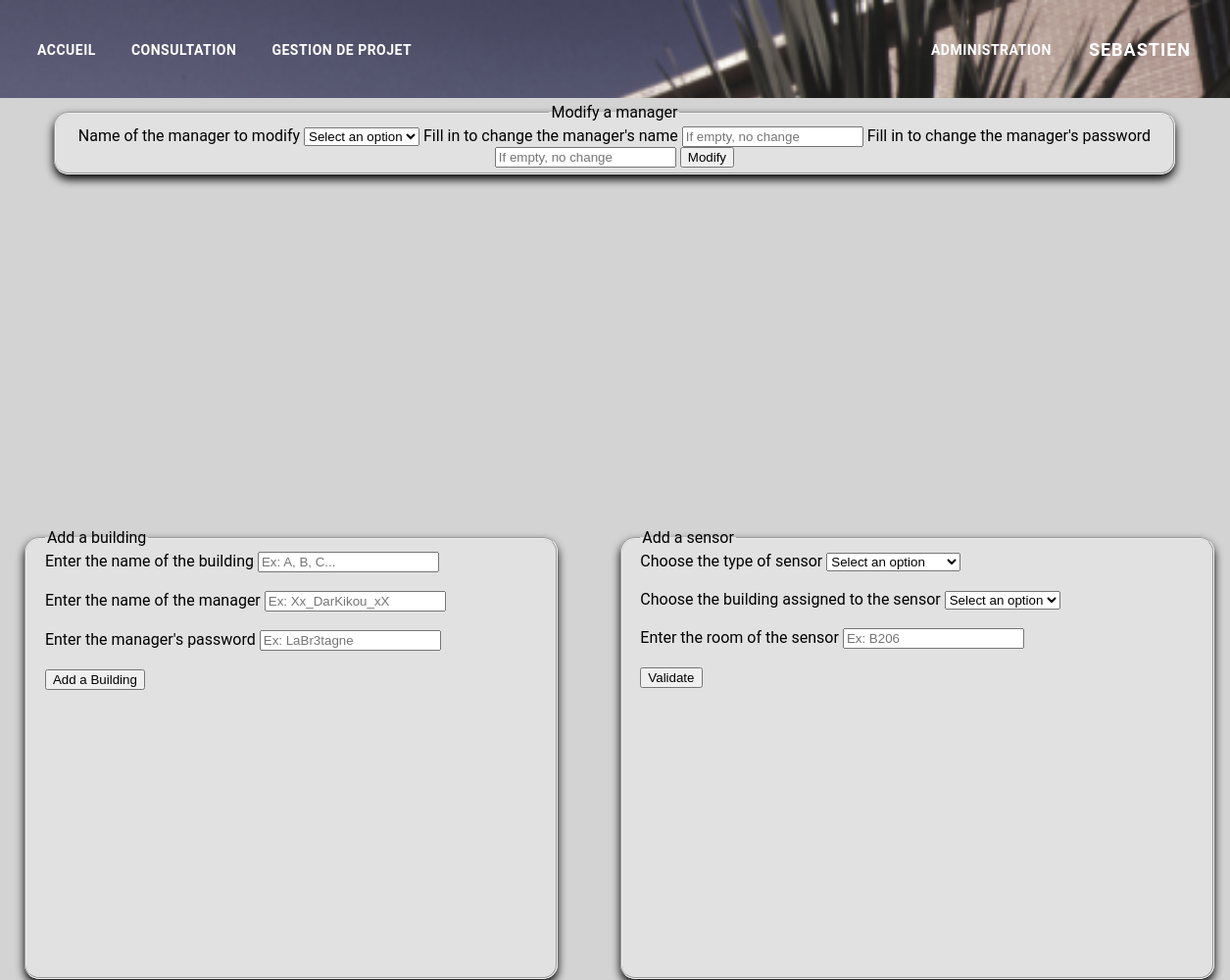
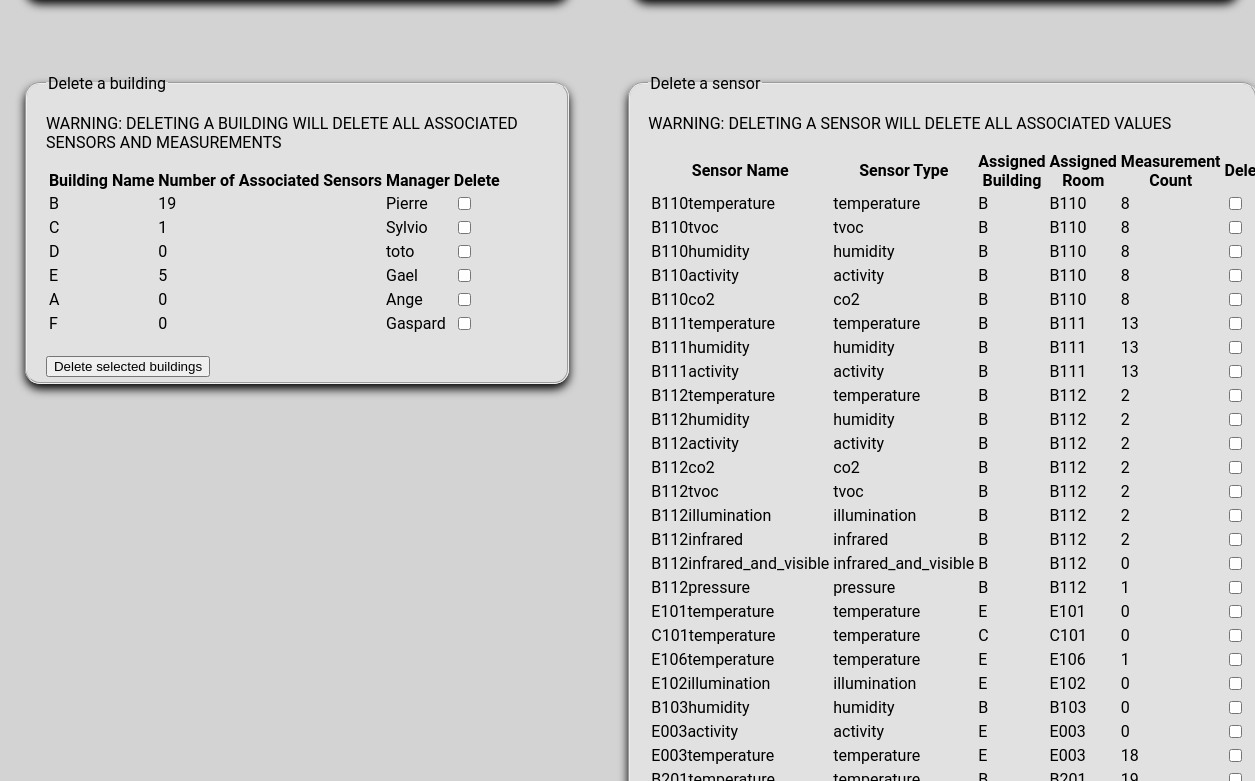
Screenshot of /admin.php (signed in) with the database file from the repository (2 pictures, top to bottom).
### tables this page shows
CREATE TABLE `batiment` (
  `id_batiment` int(1) NOT NULL,
  `nom_bat` varchar(20) NOT NULL,
  `login_gest` varchar(50) NOT NULL,
  `mdp_gest` varchar(100) NOT NULL
);

CREATE TABLE `capteur` (
  `id_capteur` int(16) NOT NULL,
  `nom_capteur` varchar(25) NOT NULL,
  `type_capteur` varchar(20) NOT NULL,
  `Salle` varchar(4) NOT NULL,
  `id_batiment` int(1) NOT NULL
);

### admin.php (the view, shortened to what this page needs)
<!DOCTYPE html>
<html lang="en">
<head>
    <link rel="stylesheet" href="styles/style.css">
</head>
<body>
    <?php require('header.php');?>
    <fieldset class="add_b">
        <legend>Add a building</legend>
    <form method="POST" action="script_admin.php">
        <label for="nom_bat">Enter the name of the building</label>
        <input type="text" id="nom_bat" name="nom_bat" placeholder="Ex: A, B, C..." required><br><br>
        <label for="login_gest">Enter the name of the manager</label>
        <input type="text" id="login_gest" name="login_gest" placeholder="Ex: Xx_DarKikou_xX" required><br><br>
        <label for="mdp_gest">Enter the manager's password</label>
        <input type="password" id="mdp_gest" name="mdp_gest" placeholder="Ex: LaBr3tagne" required><br><br>
        <input class="bu" type="submit" name="submit_ajouter_battiment" value="Add a Building">
    </form>
    </fieldset>
<fieldset class="del_b">
    <legend>Delete a building</legend>
    <p>WARNING: DELETING A BUILDING WILL DELETE ALL ASSOCIATED SENSORS AND MEASUREMENTS</p>
    <form method="POST" action="script_admin.php">
        <table>
            <tr>
                <th>Building Name</th>
                <th>Number of Associated Sensors</th>
                <th>Manager</th>
                <th>Delete</th>
            </tr>
            <?php
            require('connexion_bdd.php');
            $sql = "SELECT batt.nom_bat AS nom_batiment, batt.login_gest, COUNT(capteur.id_capteur) AS nombre_capteurs, batt.id_batiment
                    FROM batiment batt
                    LEFT JOIN capteur capteur ON batt.id_batiment = capteur.id_batiment
                    GROUP BY batt.id_batiment";
            $ToutLesBattiments = mysqli_query($connexion, $sql);
            while ($ligne = mysqli_fetch_assoc($ToutLesBattiments)) {
                $id_batiment = $ligne['id_batiment'];
                $nomBatiment = $ligne['nom_batiment'];
                $nombreCapteurs = $ligne['nombre_capteurs'];
                $gestionnaire = $ligne['login_gest'];
                echo "<tr>";
                echo "<td>" . $nomBatiment . "</td>";
                echo "<td>" . $nombreCapteurs . "</td>";
                echo "<td>" . $gestionnaire . "</td>";
                echo "<td><input type='checkbox' name='batiment[]' value='" . $id_batiment . "'></td>";
                echo "</tr>";
            }
            ?>
        </table><br>
        <input class="bu" type="submit" name="submit_supprimer_batt" value="Delete selected buildings">
    </form>
</fieldset>
<fieldset class="add_c">
    <legend>Add a sensor</legend>
    <form method="POST" action="script_admin.php">
        <label for="type_capteur">Choose the type of sensor</label>
        <select id="type_capteur" name="type_capteur" required>
        <option value="" disabled selected hidden>Select an option</option>
        </select><br><br>
        <label for="bat_attribue">Choose the building assigned to the sensor</label>
        <select id="bat_attribue" name="bat_attribue" required>
        <option value="" disabled selected hidden>Select an option</option>
        </select><br><br>
        <label for="salle_capteur">Enter the room of the sensor</label>
        <input type="text" id="salle_capteur" name="salle_capteur" placeholder="Ex: B206" required><br><br>
        <input type="submit" name="submit_ajouter_capteur" value="Validate">
    </form>
</fieldset>
<fieldset class="del_c">
    <legend>Delete a sensor</legend>
        <p>WARNING: DELETING A SENSOR WILL DELETE ALL ASSOCIATED VALUES</p>
<form method="POST" action="script_admin.php">
  <table>
    <tr>
      <th>Sensor Name</th>
      <th>Sensor Type</th>
      <th>Assigned Building</th>
      <th>Assigned Room</th>
      <th>Measurement Count</th>
      <th>Delete</th>
    </tr>
    <?php
    require('connexion_bdd.php');
    $sql = "SELECT capteur.*, batt.nom_bat, COUNT(mesure.id_mesure) AS measurement_count
            FROM capteur
            INNER JOIN batiment batt ON capteur.id_batiment = batt.id_batiment -- This join allows obtaining information about the building assigned to each sensor.
            LEFT JOIN mesure ON capteur.nom_capteur = mesure.nom_capteur -- This join allows counting the number of measurements associated with each sensor, even if this count is zero.
            GROUP BY capteur.id_capteur";
    $ToutLesCapteurs = mysqli_query($connexion, $sql);
    while ($ligne = mysqli_fetch_assoc($ToutLesCapteurs)) {
        $idCapteur = $ligne['id_capteur'];
        $nomCapteur = $ligne['nom_capteur'];
        $typeCapteur = $ligne['type_capteur'];
        $nomBatiment = $ligne['nom_bat'];
        $Salle = $ligne['Salle'];
        $measurementCount = $ligne['measurement_count'];
        echo "<tr>";
        echo "<td>" . $nomCapteur . "</td>";
        echo "<td>" . $typeCapteur . "</td>";
        echo "<td>" . $nomBatiment . "</td>";
        echo "<td>" . $Salle . "</td>";
        echo "<td>" . $measurementCount . "</td>";
        echo "<td><input type='checkbox' name='capteurs[]' value='" . $idCapteur . "'></td>";
        echo "</tr>";
    }
    ?>
  </table><br>
</form>
</fieldset>
<fieldset class="updt_g">
    <legend>Modify a manager</legend>
    <form method="POST" action="script_admin.php">
    <label for="id_bat">Name of the manager to modify</label>
        <select id="id_bat" name="id_bat" required>
        <option value="" disabled selected hidden>Select an option</option>
    </select>
    <label for="change_login_gest">Fill in to change the manager's name</label>
    <input type="text" id="change_login_gest" name="change_login_gest" placeholder="If empty, no change">
    <label for="change_mdp_gest">Fill in to change the manager's password</label>
    <input type="password" id="change_mdp_gest" name="change_mdp_gest" placeholder="If empty, no change">
    <input type="submit" name="submit_change_gestionnaire" value="Modify">
</form>
</fieldset>
</body>
</html>

### header.php (shortened to what this page needs)
<nav>
	<ul>
		<li><a href="index.php">Accueil</a></li>
		<li><a href="consultation.php">Consultation</a></li>
		<li><a href="gprojet.php">Gestion de projet</a></li>
		<?php
		if (isset($_SESSION['loggedin']) && $_SESSION['loggedin'] == true) {
			if (isset($_SESSION['source']) && $_SESSION['source'] == 'administration') {
				echo '<li class="allign_right"><a href="admin.php">Administration</a></li>';
			} elseif (isset($_SESSION['source']) && $_SESSION['source'] == 'batiment') {
				echo '<li class="allign_right"><a href="gestion.php">Gestion</a></li>';
			}
			echo '
			<li class="dropdown" >
			  <a href="#" class="dropbtn">' . $_SESSION['user'] . '</a>
			  <ul class="dropdown-content">
				<li><a href="logout.php">Déconnexion</a></li>
			  </ul>
			</li>';
		} else {
			echo '<li class="allign_right"><a href="sign-in.php">Se connecter</a></li>';
		}
		?>
	</ul>
</nav>

### styles/style.css (style rules this page uses)
body { margin: 0; padding: 0; font-family: "Roboto", sans-serif; background-color: #d3d3d3; }
ul { list-style-type: none; }
nav { background-image: url("../images/bg_h.png"); background-repeat: no-repeat; background-size: 100%; height: 100px; display: flex; align-items: center; justify-content: space-between; padding: 0 20px; filter: grayscale(80%); }
nav ul { margin: 0; padding: 0; list-style: none; display: flex; align-items: center; width: 100%; }
nav li { margin : 0px 10px; }
.allign_right { margin-left: auto; }
nav a { color: #fff; text-decoration: none; font-size: 18px; font-weight: bold; text-transform: uppercase; letter-spacing: 1px; padding: 5px 10px; transition: all 0.3s ease; }
nav a:last-child { font-size: 14px; letter-spacing: 0.5px; padding: 3px 8px; }
.dropdown { position: relative; display: inline-block; }
fieldset { position: relative; border-radius: 15px; padding: 5px; margin: 5px; background-color: rgba(255, 255, 255, 0.3); box-shadow: 0 5px 10px black; }
body .add_b { position: absolute; width: 40%; height: 25%; top: 30%; margin-left: 2%; padding-left: 1.5%; border-radius: 15px; padding-right: 1.5%; }
body .del_b { position: absolute; top: 60%; width: 40%; height: auto; margin-left: 2%; padding-left: 1.5%; padding-right: 1.5%; border-radius: 15px; align-items: center; }
body .add_c { position: absolute; width: 45%; height: 25%; top: 30%; left: 50%; padding-left: 1.5%; padding-right: 1.5%; border-radius: 15px; }
body .del_c { position: absolute; width: 45%; height: auto; top: 60%; margin-left: 50%; padding-left: 1.5%; padding-right: 1.5%; border-radius: 15px; }
body .updt_g { position: absolute; height: auto; width: 90%; left: 4%; margin: 5px; text-align: center; }

### rows the page displays
batiment: nom_bat "B", nombreCapteurs "19", login_gest "Pierre"
batiment: nom_bat "C", nombreCapteurs "1", login_gest "Sylvio"
batiment: nom_bat "D", nombreCapteurs "0", login_gest "toto"
batiment: nom_bat "E", nombreCapteurs "5", login_gest "Gael"
batiment: nom_bat "A", nombreCapteurs "0", login_gest "Ange"
batiment: nom_bat "F", nombreCapteurs "0", login_gest "Gaspard"
capteur: nom_capteur "B110temperature", type_capteur "temperature", id_batiment.nom_bat "B", Salle "B110", measurementCount "8"
capteur: nom_capteur "B110tvoc", type_capteur "tvoc", id_batiment.nom_bat "B", Salle "B110", measurementCount "8"
capteur: nom_capteur "B110humidity", type_capteur "humidity", id_batiment.nom_bat "B", Salle "B110", measurementCount "8"
capteur: nom_capteur "B110activity", type_capteur "activity", id_batiment.nom_bat "B", Salle "B110", measurementCount "8"
capteur: nom_capteur "B110co2", type_capteur "co2", id_batiment.nom_bat "B", Salle "B110", measurementCount "8"
capteur: nom_capteur "B111temperature", type_capteur "temperature", id_batiment.nom_bat "B", Salle "B111", measurementCount "13"
capteur: nom_capteur "B111humidity", type_capteur "humidity", id_batiment.nom_bat "B", Salle "B111", measurementCount "13"
capteur: nom_capteur "B111activity", type_capteur "activity", id_batiment.nom_bat "B", Salle "B111", measurementCount "13"
capteur: nom_capteur "B112temperature", type_capteur "temperature", id_batiment.nom_bat "B", Salle "B112", measurementCount "2"
capteur: nom_capteur "B112humidity", type_capteur "humidity", id_batiment.nom_bat "B", Salle "B112", measurementCount "2"
capteur: nom_capteur "B112activity", type_capteur "activity", id_batiment.nom_bat "B", Salle "B112", measurementCount "2"
capteur: nom_capteur "B112co2", type_capteur "co2", id_batiment.nom_bat "B", Salle "B112", measurementCount "2"
capteur: nom_capteur "B112tvoc", type_capteur "tvoc", id_batiment.nom_bat "B", Salle "B112", measurementCount "2"
capteur: nom_capteur "B112illumination", type_capteur "illumination", id_batiment.nom_bat "B", Salle "B112", measurementCount "2"
capteur: nom_capteur "B112infrared", type_capteur "infrared", id_batiment.nom_bat "B", Salle "B112", measurementCount "2"
capteur: nom_capteur "B112infrared_and_visible", type_capteur "infrared_and_visible", id_batiment.nom_bat "B", Salle "B112", measurementCount "0"
capteur: nom_capteur "B112pressure", type_capteur "pressure", id_batiment.nom_bat "B", Salle "B112", measurementCount "1"
capteur: nom_capteur "E101temperature", type_capteur "temperature", id_batiment.nom_bat "E", Salle "E101", measurementCount "0"
capteur: nom_capteur "C101temperature", type_capteur "temperature", id_batiment.nom_bat "C", Salle "C101", measurementCount "0"
capteur: nom_capteur "E106temperature", type_capteur "temperature", id_batiment.nom_bat "E", Salle "E106", measurementCount "1"
capteur: nom_capteur "E102illumination", type_capteur "illumination", id_batiment.nom_bat "E", Salle "E102", measurementCount "0"
capteur: nom_capteur "B103humidity", type_capteur "humidity", id_batiment.nom_bat "B", Salle "B103", measurementCount "0"
capteur: nom_capteur "E003activity", type_capteur "activity", id_batiment.nom_bat "E", Salle "E003", measurementCount "0"
capteur: nom_capteur "E003temperature", type_capteur "temperature", id_batiment.nom_bat "E", Salle "E003", measurementCount "18"

### other values shown
$_SESSION['user'] "SEBASTIEN"
